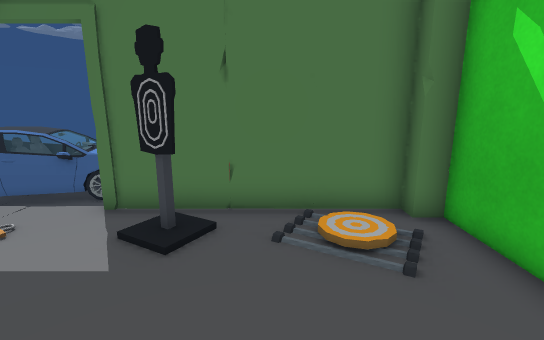
view 1 (above)

16 first-person views from a walk through a Unity game level. The camera is 1.2 m above the floor, tilts 12° down and sees 85° across. The floor is counted in squares, 0.5 m on a side. Each view is taken from the middle of a square. On the plan, view 1 faces up. The plan holds only what a view shows up to about 19 squares ahead; the rest is blank. The place goes on beyond the plan. The player is left out. Some animated figures are not drawn. Door leaves are left out, so doorways stand open. Some surface patterns are stand-ins.

view 2
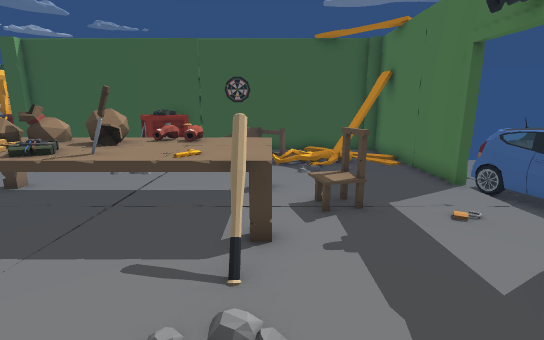

view 3
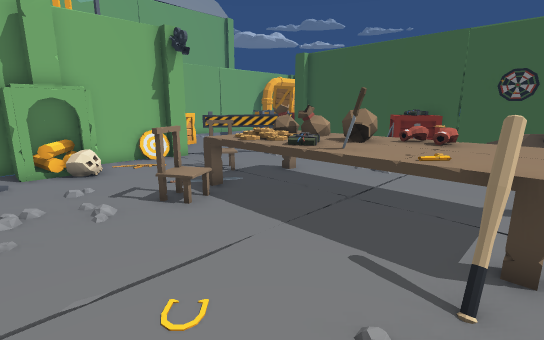

view 4
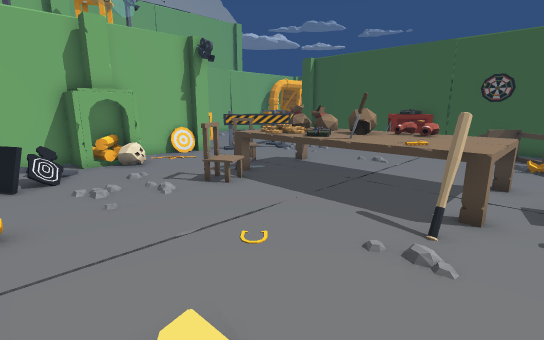

view 5
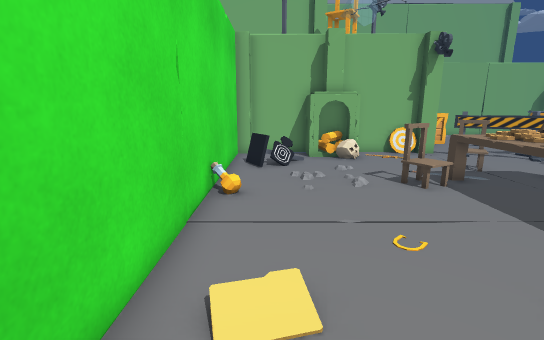

view 6
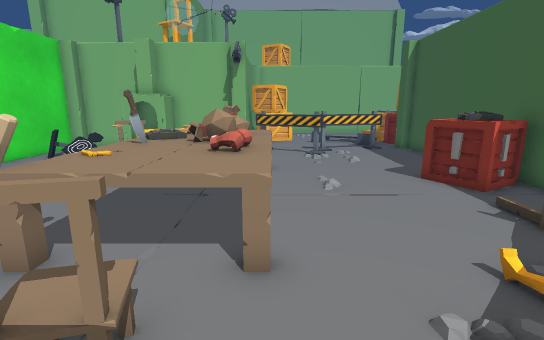

view 7
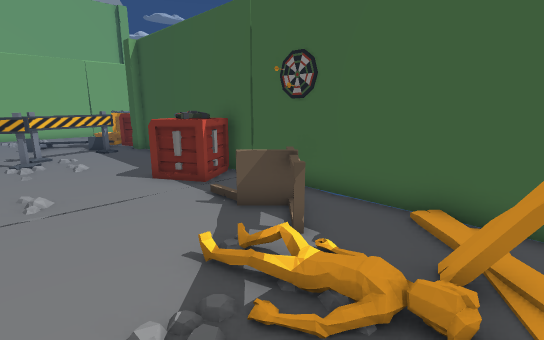

view 8
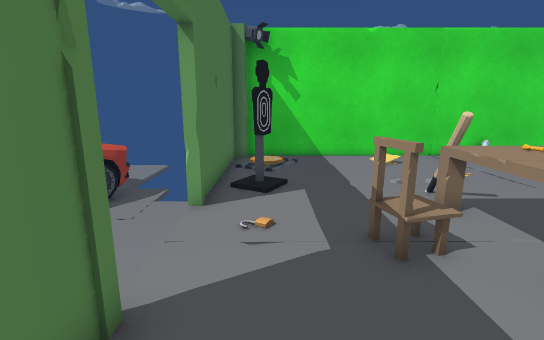

view 9
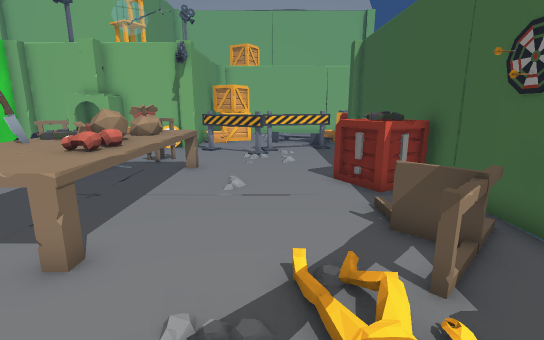

view 10
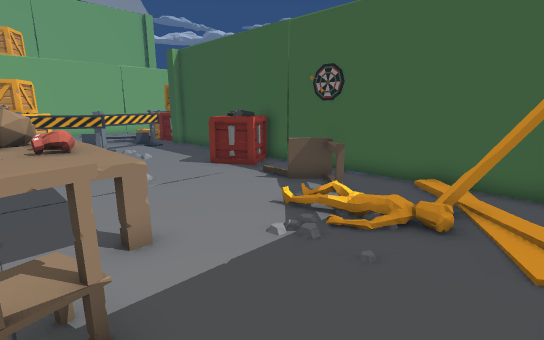

view 11
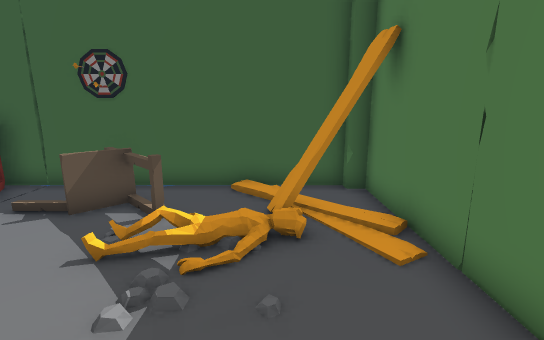

view 12
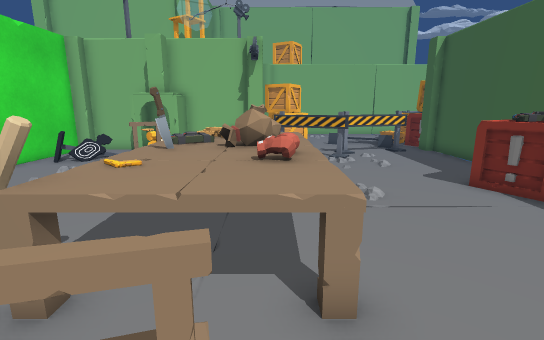

view 13
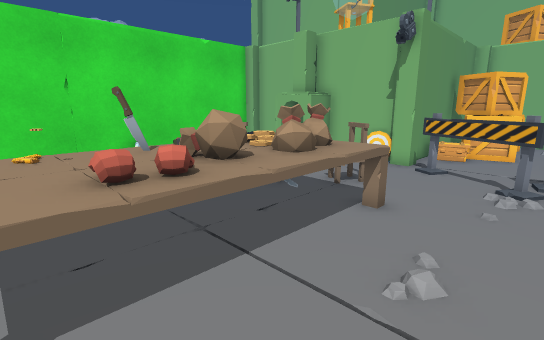

view 14
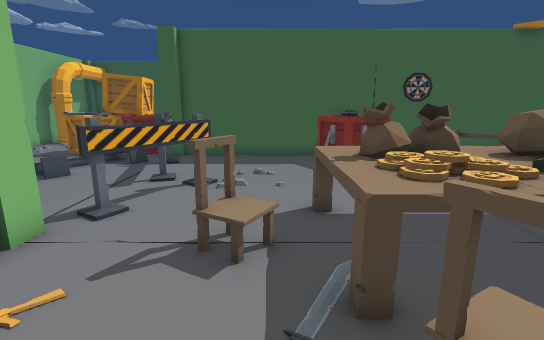

view 15
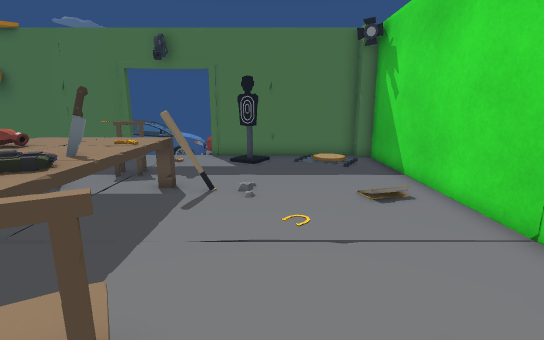

view 16
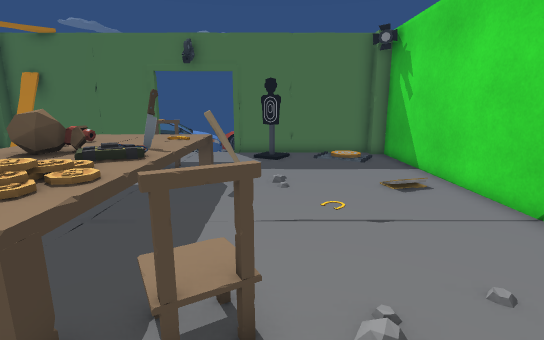

### Floor plan
Key: @ floor where view 1 was taken; # wall or solid block; x gap in a wall; . main floor; : floor 0.25 m higher than the main floor; D open door; = window, fence, low wall or low ledge; ^ raised ledge; O other object.
Columns run from 18 left of view 1 to 4 right of it. Each row starts with its distance up from view 1.
  7   ########DDDDD#######
  6   #.O........D..x....##
  5   #.OO..........O.....#
  4   #...................#
  3   #...:....OO.........#
  2   #..O................#
  1   #.OO....^^^^O.......#
  0   #OO.....^^^^OO..@...#
 -1   #OO.....=O^O^.......#
 -2   #.......#O^O^.......#
 -3   #.O.....^OO^^.......#
 -4   #OO.....^^^O^.......#
 -5   #OOO....^OOOO......O#
 -6   #OO.....^O OOOO.....#
 -7   #.......O^^^OO......#
 -8   #.........O.........#
 -9   #.........O.......O=#
-10   #.....O............O#
-11   #....OOOO.....  #...#
-12   #.OOOO..OO ...###.. #
-13   #.O......##O#########
-14   O.........#
-15 OOO         #

Positions as (right, up) in squares from view 1, and headings:
1: (0, 0), facing up
2: (1, 1), facing left
3: (1, 1), facing down-left
4: (3, 2), facing down-left
5: (2, 3), facing down
6: (-8, 5), facing down
7: (-9, 5), facing down-left
8: (-11, 5), facing right
9: (-11, 5), facing down
10: (-6, 6), facing down-left
11: (-7, 4), facing left
12: (-7, 4), facing down
13: (-11, 0), facing down-right
14: (-1, -8), facing left
15: (-1, -8), facing up
16: (-2, -9), facing up
